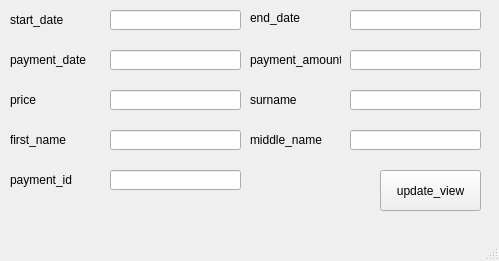
<?xml version="1.0" encoding="UTF-8"?>
<ui version="4.0">
 <class>update_view_window</class>
 <widget class="QMainWindow" name="update_view_window">
  <property name="geometry">
   <rect>
    <x>0</x>
    <y>0</y>
    <width>499</width>
    <height>261</height>
   </rect>
  </property>
  <property name="windowTitle">
   <string>MainWindow</string>
  </property>
  <widget class="QWidget" name="centralwidget">
   <widget class="QLabel" name="label">
    <property name="geometry">
     <rect>
      <x>10</x>
      <y>10</y>
      <width>91</width>
      <height>20</height>
     </rect>
    </property>
    <property name="text">
     <string>start_date</string>
    </property>
   </widget>
   <widget class="QLabel" name="label_2">
    <property name="geometry">
     <rect>
      <x>10</x>
      <y>50</y>
      <width>91</width>
      <height>20</height>
     </rect>
    </property>
    <property name="text">
     <string>payment_date</string>
    </property>
   </widget>
   <widget class="QLabel" name="label_3">
    <property name="geometry">
     <rect>
      <x>250</x>
      <y>50</y>
      <width>91</width>
      <height>20</height>
     </rect>
    </property>
    <property name="text">
     <string>payment_amount</string>
    </property>
   </widget>
   <widget class="QLabel" name="label_4">
    <property name="geometry">
     <rect>
      <x>250</x>
      <y>10</y>
      <width>71</width>
      <height>16</height>
     </rect>
    </property>
    <property name="text">
     <string>end_date</string>
    </property>
   </widget>
   <widget class="QLineEdit" name="lineEdit_payment_date">
    <property name="geometry">
     <rect>
      <x>110</x>
      <y>50</y>
      <width>131</width>
      <height>20</height>
     </rect>
    </property>
   </widget>
   <widget class="QLineEdit" name="lineEdit_start_date">
    <property name="geometry">
     <rect>
      <x>110</x>
      <y>10</y>
      <width>131</width>
      <height>20</height>
     </rect>
    </property>
   </widget>
   <widget class="QLineEdit" name="lineEdit_payment_amount">
    <property name="geometry">
     <rect>
      <x>350</x>
      <y>50</y>
      <width>131</width>
      <height>20</height>
     </rect>
    </property>
   </widget>
   <widget class="QLineEdit" name="lineEdit_end_date">
    <property name="geometry">
     <rect>
      <x>350</x>
      <y>10</y>
      <width>131</width>
      <height>20</height>
     </rect>
    </property>
   </widget>
   <widget class="QPushButton" name="update_view_button">
    <property name="geometry">
     <rect>
      <x>380</x>
      <y>170</y>
      <width>101</width>
      <height>41</height>
     </rect>
    </property>
    <property name="text">
     <string>update_view</string>
    </property>
   </widget>
   <widget class="QLabel" name="label_5">
    <property name="geometry">
     <rect>
      <x>10</x>
      <y>170</y>
      <width>91</width>
      <height>20</height>
     </rect>
    </property>
    <property name="text">
     <string>payment_id</string>
    </property>
   </widget>
   <widget class="QLineEdit" name="lineEdit_payment_id">
    <property name="geometry">
     <rect>
      <x>110</x>
      <y>170</y>
      <width>131</width>
      <height>20</height>
     </rect>
    </property>
   </widget>
   <widget class="QLineEdit" name="lineEdit_surname">
    <property name="geometry">
     <rect>
      <x>350</x>
      <y>90</y>
      <width>131</width>
      <height>20</height>
     </rect>
    </property>
   </widget>
   <widget class="QLabel" name="label_6">
    <property name="geometry">
     <rect>
      <x>10</x>
      <y>90</y>
      <width>91</width>
      <height>20</height>
     </rect>
    </property>
    <property name="text">
     <string>price</string>
    </property>
   </widget>
   <widget class="QLineEdit" name="lineEdit_price">
    <property name="geometry">
     <rect>
      <x>110</x>
      <y>90</y>
      <width>131</width>
      <height>20</height>
     </rect>
    </property>
   </widget>
   <widget class="QLabel" name="label_7">
    <property name="geometry">
     <rect>
      <x>250</x>
      <y>90</y>
      <width>91</width>
      <height>20</height>
     </rect>
    </property>
    <property name="text">
     <string>surname</string>
    </property>
   </widget>
   <widget class="QLineEdit" name="lineEdit_middle_name">
    <property name="geometry">
     <rect>
      <x>350</x>
      <y>130</y>
      <width>131</width>
      <height>20</height>
     </rect>
    </property>
   </widget>
   <widget class="QLabel" name="label_8">
    <property name="geometry">
     <rect>
      <x>10</x>
      <y>130</y>
      <width>91</width>
      <height>20</height>
     </rect>
    </property>
    <property name="text">
     <string>first_name</string>
    </property>
   </widget>
   <widget class="QLineEdit" name="lineEdit_first_name">
    <property name="geometry">
     <rect>
      <x>110</x>
      <y>130</y>
      <width>131</width>
      <height>20</height>
     </rect>
    </property>
   </widget>
   <widget class="QLabel" name="label_9">
    <property name="geometry">
     <rect>
      <x>250</x>
      <y>130</y>
      <width>91</width>
      <height>20</height>
     </rect>
    </property>
    <property name="text">
     <string>middle_name</string>
    </property>
   </widget>
  </widget>
  <widget class="QMenuBar" name="menubar">
   <property name="geometry">
    <rect>
     <x>0</x>
     <y>0</y>
     <width>499</width>
     <height>21</height>
    </rect>
   </property>
  </widget>
  <widget class="QStatusBar" name="statusbar"/>
 </widget>
 <resources/>
 <connections/>
</ui>
